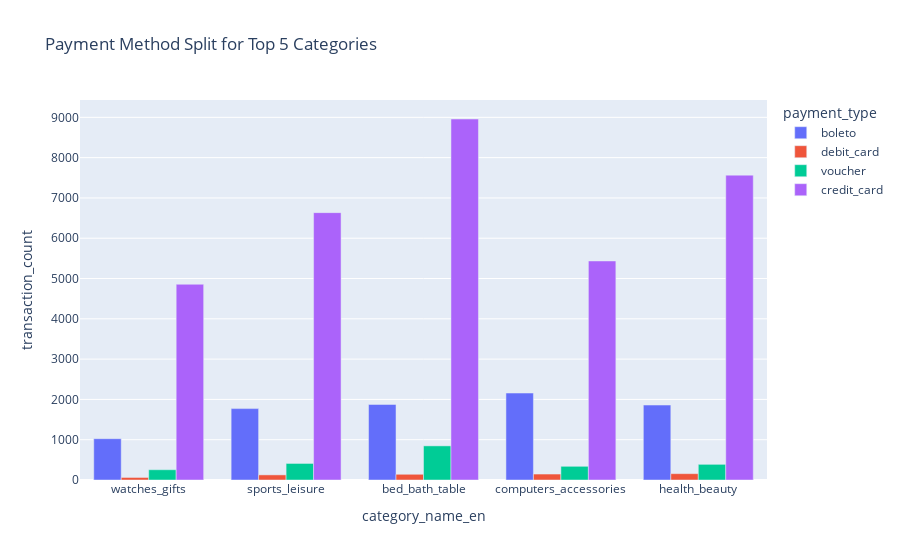

Write notebook code for a chart like this one.
### Code cell
# Cell 5: Payment Methods for Top Categories
# This helps the business understand if specific expensive categories (like watches_gifts) rely more on credit card installments.

query_payments = """
WITH top_cats AS (
    SELECT category_name_en
    FROM main.fct_orders_items
    GROUP BY 1 ORDER BY SUM(price) DESC LIMIT 5
)
SELECT 
    f.category_name_en,
    p.payment_type,
    COUNT(*) as transaction_count
FROM main.fct_orders_items f
JOIN main.stg_olist__order_payments p ON f.order_id = p.order_id
WHERE f.category_name_en IN (SELECT category_name_en FROM top_cats)
GROUP BY 1, 2
"""
df_pay = con.execute(query_payments).df()
fig_pay = px.bar(df_pay, x="category_name_en", y="transaction_count", 
                 color="payment_type", title="Payment Method Split for Top 5 Categories",
                 barmode="group")
fig_pay.show()

### Figure 1 — Plotly figure (JSON) as saved in the notebook; plotly's stock layout.template omitted (floating-point values rounded to 4 significant figures)
{"data": [{"alignmentgroup": "True", "hovertemplate": "payment_type=boleto<br>category_name_en=%{x}<br>transaction_count=%{y}<extra></extra>", "legendgroup": "boleto", "marker": {"color": "#636efa", "pattern": {"shape": ""}}, "name": "boleto", "offsetgroup": "boleto", "orientation": "v", "showlegend": true, "textposition": "auto", "type": "bar", "x": ["watches_gifts", "sports_leisure", "bed_bath_table", "computers_accessories", "health_beauty"], "xaxis": "x", "y": [1025, 1772, 1875, 2158, 1860], "yaxis": "y"}, {"alignmentgroup": "True", "hovertemplate": "payment_type=debit_card<br>category_name_en=%{x}<br>transaction_count=%{y}<extra></extra>", "legendgroup": "debit_card", "marker": {"color": "#EF553B", "pattern": {"shape": ""}}, "name": "debit_card", "offsetgroup": "debit_card", "orientation": "v", "showlegend": true, "textposition": "auto", "type": "bar", "x": ["sports_leisure", "watches_gifts", "computers_accessories", "bed_bath_table", "health_beauty"], "xaxis": "x", "y": [127, 63, 148, 142, 157], "yaxis": "y"}, {"alignmentgroup": "True", "hovertemplate": "payment_type=voucher<br>category_name_en=%{x}<br>transaction_count=%{y}<extra></extra>", "legendgroup": "voucher", "marker": {"color": "#00cc96", "pattern": {"shape": ""}}, "name": "voucher", "offsetgroup": "voucher", "orientation": "v", "showlegend": true, "textposition": "auto", "type": "bar", "x": ["sports_leisure", "watches_gifts", "computers_accessories", "bed_bath_table", "health_beauty"], "xaxis": "x", "y": [411, 255, 340, 847, 389], "yaxis": "y"}, {"alignmentgroup": "True", "hovertemplate": "payment_type=credit_card<br>category_name_en=%{x}<br>transaction_count=%{y}<extra></extra>", "legendgroup": "credit_card", "marker": {"color": "#ab63fa", "pattern": {"shape": ""}}, "name": "credit_card", "offsetgroup": "credit_card", "orientation": "v", "showlegend": true, "textposition": "auto", "type": "bar", "x": ["sports_leisure", "watches_gifts", "health_beauty", "bed_bath_table", "computers_accessories"], "xaxis": "x", "y": [6635, 4858, 7566, 8959, 5436], "yaxis": "y"}], "layout": {"barmode": "group", "legend": {"title": {"text": "payment_type"}, "tracegroupgap": 0}, "title": {"text": "Payment Method Split for Top 5 Categories"}, "xaxis": {"anchor": "y", "domain": [0, 1], "title": {"text": "category_name_en"}}, "yaxis": {"anchor": "x", "domain": [0, 1], "title": {"text": "transaction_count"}}}}
